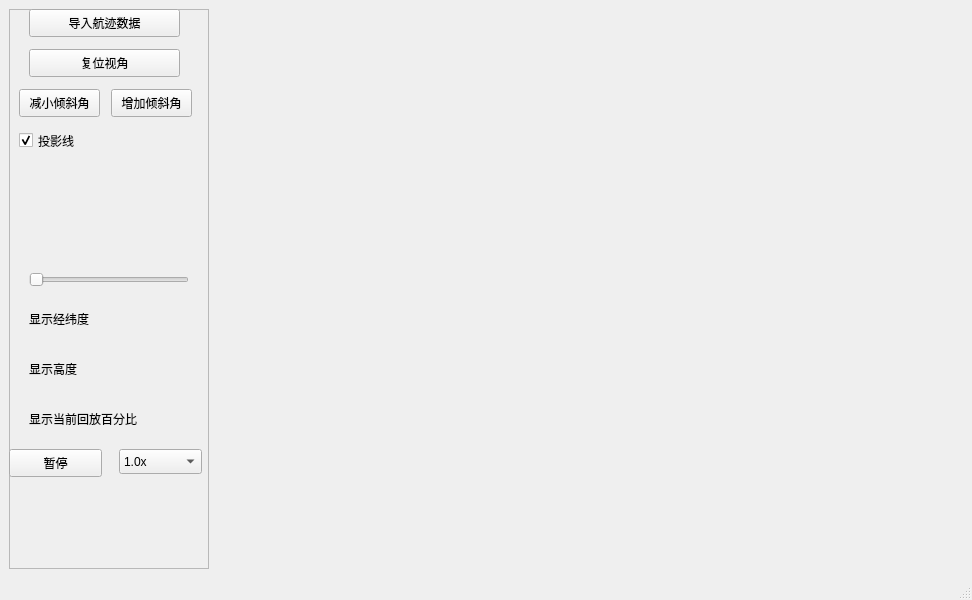
<?xml version="1.0" encoding="UTF-8"?>
<ui version="4.0">
 <class>MainWindow</class>
 <widget class="QMainWindow" name="MainWindow">
  <property name="geometry">
   <rect>
    <x>0</x>
    <y>0</y>
    <width>972</width>
    <height>600</height>
   </rect>
  </property>
  <property name="windowTitle">
   <string>MainWindow</string>
  </property>
  <widget class="QWidget" name="centralwidget">
   <layout class="QHBoxLayout" name="horizontalLayout">
    <item>
     <widget class="QFrame" name="controlPanel">
      <property name="minimumSize">
       <size>
        <width>200</width>
        <height>0</height>
       </size>
      </property>
      <property name="maximumSize">
       <size>
        <width>200</width>
        <height>16777215</height>
       </size>
      </property>
      <property name="frameShape">
       <enum>QFrame::StyledPanel</enum>
      </property>
      <property name="frameShadow">
       <enum>QFrame::Raised</enum>
      </property>
      <widget class="QPushButton" name="btnResetView">
       <property name="geometry">
        <rect>
         <x>20</x>
         <y>40</y>
         <width>151</width>
         <height>28</height>
        </rect>
       </property>
       <property name="text">
        <string>复位视角</string>
       </property>
      </widget>
      <widget class="QSlider" name="sliderProgress">
       <property name="geometry">
        <rect>
         <x>20</x>
         <y>260</y>
         <width>160</width>
         <height>22</height>
        </rect>
       </property>
       <property name="orientation">
        <enum>Qt::Horizontal</enum>
       </property>
      </widget>
      <widget class="QLabel" name="labelPos">
       <property name="geometry">
        <rect>
         <x>20</x>
         <y>300</y>
         <width>161</width>
         <height>20</height>
        </rect>
       </property>
       <property name="text">
        <string>显示经纬度</string>
       </property>
      </widget>
      <widget class="QLabel" name="labelAlt">
       <property name="geometry">
        <rect>
         <x>20</x>
         <y>350</y>
         <width>151</width>
         <height>20</height>
        </rect>
       </property>
       <property name="text">
        <string>显示高度</string>
       </property>
      </widget>
      <widget class="QLabel" name="labelState">
       <property name="geometry">
        <rect>
         <x>20</x>
         <y>400</y>
         <width>171</width>
         <height>20</height>
        </rect>
       </property>
       <property name="text">
        <string>显示当前回放百分比</string>
       </property>
      </widget>
      <widget class="QPushButton" name="btnImportData">
       <property name="geometry">
        <rect>
         <x>20</x>
         <y>0</y>
         <width>151</width>
         <height>28</height>
        </rect>
       </property>
       <property name="text">
        <string>导入航迹数据</string>
       </property>
      </widget>
      <widget class="QPushButton" name="btnPlayPause">
       <property name="geometry">
        <rect>
         <x>0</x>
         <y>440</y>
         <width>93</width>
         <height>28</height>
        </rect>
       </property>
       <property name="text">
        <string>暂停</string>
       </property>
      </widget>
      <widget class="QComboBox" name="comboBox">
       <property name="geometry">
        <rect>
         <x>110</x>
         <y>440</y>
         <width>83</width>
         <height>25</height>
        </rect>
       </property>
       <item>
        <property name="text">
         <string>1.0x</string>
        </property>
       </item>
       <item>
        <property name="text">
         <string>0.5x</string>
        </property>
       </item>
       <item>
        <property name="text">
         <string>2.0x</string>
        </property>
       </item>
       <item>
        <property name="text">
         <string>4.0x</string>
        </property>
       </item>
      </widget>
      <widget class="QPushButton" name="btnPitchUp">
       <property name="geometry">
        <rect>
         <x>10</x>
         <y>80</y>
         <width>81</width>
         <height>28</height>
        </rect>
       </property>
       <property name="text">
        <string>减小倾斜角</string>
       </property>
      </widget>
      <widget class="QPushButton" name="btnPitchDown">
       <property name="geometry">
        <rect>
         <x>102</x>
         <y>80</y>
         <width>81</width>
         <height>28</height>
        </rect>
       </property>
       <property name="text">
        <string>增加倾斜角</string>
       </property>
      </widget>
      <widget class="QCheckBox" name="checkShowProjection">
       <property name="enabled">
        <bool>true</bool>
       </property>
       <property name="geometry">
        <rect>
         <x>10</x>
         <y>120</y>
         <width>71</width>
         <height>23</height>
        </rect>
       </property>
       <property name="text">
        <string>投影线</string>
       </property>
       <property name="checkable">
        <bool>true</bool>
       </property>
       <property name="checked">
        <bool>true</bool>
       </property>
       <property name="tristate">
        <bool>false</bool>
       </property>
      </widget>
     </widget>
    </item>
    <item>
     <widget class="QWidget" name="renderBase" native="true">
      <property name="enabled">
       <bool>true</bool>
      </property>
      <property name="mouseTracking">
       <bool>false</bool>
      </property>
     </widget>
    </item>
   </layout>
  </widget>
  <widget class="QMenuBar" name="menubar">
   <property name="geometry">
    <rect>
     <x>0</x>
     <y>0</y>
     <width>972</width>
     <height>25</height>
    </rect>
   </property>
  </widget>
  <widget class="QStatusBar" name="statusbar"/>
 </widget>
 <resources/>
 <connections/>
</ui>
